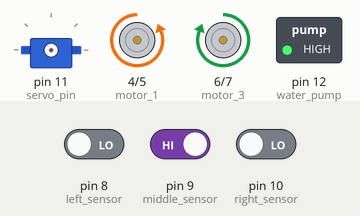
Bench run of a sketch on a simulated Arduino Uno, built with avr-gcc and run on an emulated ATmega328P. On the bench: servo, motor-driver pin pairs drawn as motors (green arrow = first pin HIGH = forward, orange = second pin HIGH = backward, longer = more drive), switched loads named in the sketch (green lamp = pin HIGH). The inputs (shaded band) are chosen by the test bench; at power-on: pin 8 (left_sensor) LOW, pin 9 (middle_sensor) HIGH, pin 10 (right_sensor) LOW.

Above: at 1.2 s.
1.3 s: pin 8 (left_sensor) driven HIGH
At 2.8 s:
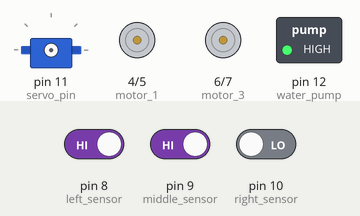
11.8 s: pin 9 (middle_sensor) driven LOW
At 14.3 s:
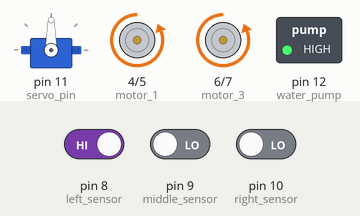
22.3 s: pin 9 (middle_sensor) driven HIGH
At 28.8 s:
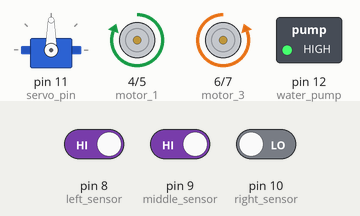
32.8 s: pin 8 (left_sensor) driven LOW
Timing chart, 0 to 44.5 s (numbered marks = the images above; inputs shaded):
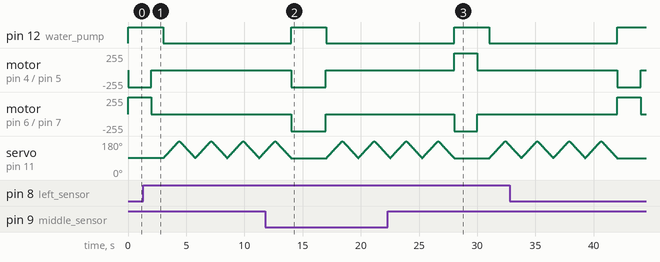

The sketch:

FireFightingRobot.ino
```cpp
#include <Servo.h>

const int motor_1 = 4;
const int motor_2 = 5;
const int motor_3 = 6;
const int motor_4 = 7;

const int left_sensor = 8;
const int middle_sensor = 9;
const int right_sensor = 10;
const int servo_pin = 11;
const int water_pump = 12;

Servo myservo;
int pos = 0;

void setup() {
  pinMode(water_pump, OUTPUT);
  pinMode(motor_1, OUTPUT);
  pinMode(motor_2, OUTPUT);
  pinMode(motor_3, OUTPUT);
  pinMode(motor_4, OUTPUT);
  pinMode(left_sensor, INPUT);
  pinMode(middle_sensor, INPUT);
  pinMode(right_sensor, INPUT);

  myservo.write(90);                    // Note: servo not attached yet (may have no effect)
  digitalWrite(motor_1, LOW);
  digitalWrite(motor_2, LOW);
  digitalWrite(motor_3, LOW);
  digitalWrite(motor_4, LOW);
  digitalWrite(water_pump, HIGH);       // Relay active-LOW → HIGH = pump off
}

void loop() {
  if (digitalRead(middle_sensor) == LOW) {              // Front flame detected
    // Move forward briefly
    digitalWrite(motor_1, LOW);
    digitalWrite(motor_2, HIGH);
    digitalWrite(motor_3, LOW);
    digitalWrite(motor_4, HIGH);
    delay(3000);

    // Stop
    digitalWrite(motor_1, LOW);
    digitalWrite(motor_2, LOW);
    digitalWrite(motor_3, LOW);
    digitalWrite(motor_4, LOW);
    delay(15);

    // Activate pump
    digitalWrite(water_pump, LOW);
    delay(15);

    // Attach servo and sweep 90° → 180° → 90° (4 times)
    myservo.attach(servo_pin);
    for (int j = 0; j < 4; j++) {
      for (pos = 90; pos <= 180; pos += 1) {
        myservo.write(pos);
        delay(15);
      }
      for (pos = 180; pos >= 90; pos -= 1) {
        myservo.write(pos);
        delay(15);
      }
    }
    myservo.detach();
  }
  else if (digitalRead(left_sensor) == LOW) {           // Left flame detected
    // Turn left
    digitalWrite(motor_1, LOW);
    digitalWrite(motor_2, HIGH);
    digitalWrite(motor_3, HIGH);
    digitalWrite(motor_4, LOW);
    delay(2000);

    delay(15);

    // Stop
    digitalWrite(motor_1, LOW);
    digitalWrite(motor_2, LOW);
    digitalWrite(motor_3, LOW);
    digitalWrite(motor_4, LOW);
    delay(1000);

    // Activate pump
    digitalWrite(water_pump, LOW);
    delay(15);

    // Attach servo and sweep 90° → 180° → 90° (4 times)
    myservo.attach(servo_pin);
    for (int j = 0; j < 4; j++) {
      for (pos = 90; pos <= 180; pos += 1) {
        myservo.write(pos);
        delay(15);
      }
      for (pos = 180; pos >= 90; pos -= 1) {
        myservo.write(pos);
        delay(15);
      }
    }
    myservo.detach();
  }
  else if (digitalRead(right_sensor) == LOW) {          // Right flame detected
    // Turn right
    digitalWrite(motor_1, HIGH);
    digitalWrite(motor_2, LOW);
    digitalWrite(motor_3, LOW);
    digitalWrite(motor_4, HIGH);
    delay(2000);

    // Stop
    digitalWrite(motor_1, LOW);
    digitalWrite(motor_2, LOW);
    digitalWrite(motor_3, LOW);
    digitalWrite(motor_4, LOW);
    delay(1000);

    delay(15);

    // Activate pump
    digitalWrite(water_pump, LOW);
    delay(15);

    // Attach servo and sweep 90° → 180° → 90° (4 times)
    myservo.attach(servo_pin);
    for (int j = 0; j < 4; j++) {
      for (pos = 90; pos <= 180; pos += 1) {
        myservo.write(pos);
        delay(15);
      }
      for (pos = 180; pos >= 90; pos -= 1) {
        myservo.write(pos);
        delay(15);
      }
    }
    myservo.detach();
  }

  // Default (no flame detected) → stop motors and turn pump off
  digitalWrite(motor_1, LOW);
  digitalWrite(motor_2, LOW);
  digitalWrite(motor_3, LOW);
  digitalWrite(motor_4, LOW);
  digitalWrite(water_pump, HIGH);
}
```
